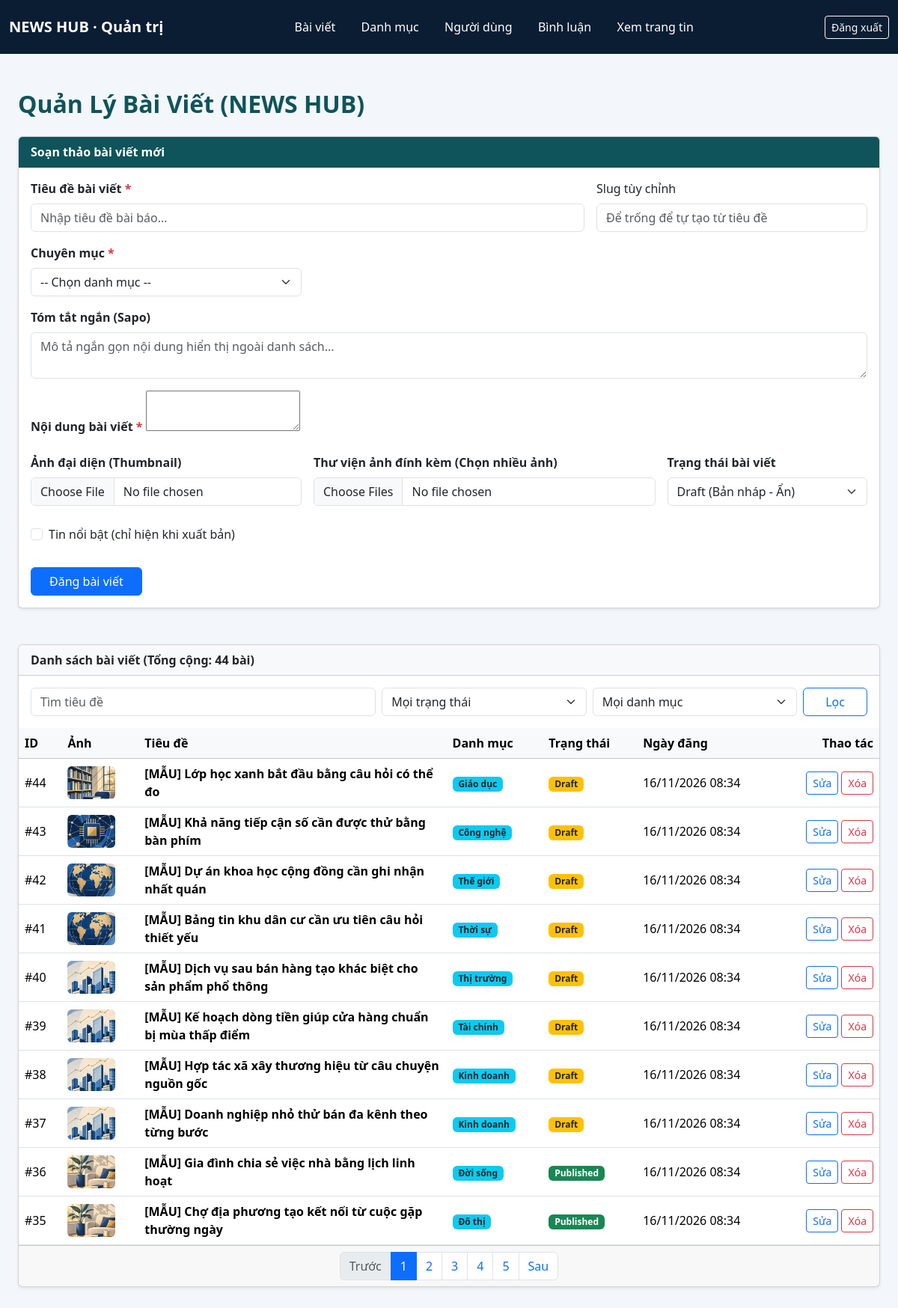
The page /ArticleController/index (signed in) on the database its author committed.
### tables this page shows
CREATE TABLE IF NOT EXISTS `articles` (
    `id` INT UNSIGNED NOT NULL AUTO_INCREMENT,
    `category_id` INT UNSIGNED NOT NULL,
    `user_id` INT UNSIGNED NOT NULL,
    `title` VARCHAR(255) NOT NULL,
    `slug` VARCHAR(255) NOT NULL,
    `summary` TEXT NULL,
    `content` LONGTEXT NOT NULL,
    `thumbnail` VARCHAR(255) NULL,
    `status` ENUM('draft', 'published') NOT NULL DEFAULT 'draft',
    `is_featured` TINYINT(1) NOT NULL DEFAULT 0,
    `published_at` TIMESTAMP NULL DEFAULT NULL,
    `created_at` TIMESTAMP NOT NULL DEFAULT CURRENT_TIMESTAMP,
    `updated_at` TIMESTAMP NULL DEFAULT NULL,
    PRIMARY KEY (`id`),
    UNIQUE KEY `uq_articles_slug` (`slug`),
    KEY `idx_articles_user_id` (`user_id`),
    KEY `idx_articles_status_created_at` (`status`, `created_at`),
    KEY `idx_articles_category_status_created_at` (`category_id`, `status`, `created_at`),
    KEY `idx_articles_featured_published_at` (`status`, `is_featured`, `published_at`),
    CONSTRAINT `fk_articles_category`
        FOREIGN KEY (`category_id`) REFERENCES `categories` (`id`)
        ON DELETE RESTRICT
        ON UPDATE RESTRICT,
    CONSTRAINT `fk_articles_user`
        FOREIGN KEY (`user_id`) REFERENCES `users` (`id`)
        ON DELETE RESTRICT
        ON UPDATE RESTRICT
);

CREATE TABLE IF NOT EXISTS `categories` (
    `id` INT UNSIGNED NOT NULL AUTO_INCREMENT,
    `parent_id` INT UNSIGNED NULL DEFAULT NULL,
    `name` VARCHAR(100) NOT NULL,
    `slug` VARCHAR(255) NOT NULL,
    `description` TEXT NULL,
    `sort_order` SMALLINT UNSIGNED NOT NULL DEFAULT 0,
    `status` ENUM('active', 'inactive') NOT NULL DEFAULT 'active',
    `created_at` TIMESTAMP NOT NULL DEFAULT CURRENT_TIMESTAMP,
    `updated_at` TIMESTAMP NULL DEFAULT NULL,
    PRIMARY KEY (`id`),
    UNIQUE KEY `uq_categories_name` (`name`),
    UNIQUE KEY `uq_categories_slug` (`slug`),
    KEY `idx_categories_parent_id` (`parent_id`),
    KEY `idx_categories_status_sort_order` (`status`, `sort_order`),
    CONSTRAINT `fk_categories_parent`
        FOREIGN KEY (`parent_id`) REFERENCES `categories` (`id`)
        ON DELETE RESTRICT
        ON UPDATE RESTRICT
);

### app/Views/admin/articles.php (the view, shortened to what the rows shown need)
<?php
$baseUrl       = $data['baseUrl'] ?? '';
$articles      = $data['articles'] ?? [];
$page          = $data['page'] ?? 1;
?>
<main class="container-fluid py-4 article-manager">
    <header class="d-flex justify-content-between align-items-center mb-4">
        <h2 class="fw-bold mb-0" style="color: var(--news-primary);">Quản Lý Bài Viết (NEWS HUB)</h2>
    </header>
    <section class="card shadow-sm">
        <div class="table-responsive">
            <table class="table table-hover align-middle mb-0">
                <thead class="table-light">
                    <tr>
                        <th>ID</th>
                        <th>Ảnh</th>
                        <th>Tiêu đề</th>
                        <th>Danh mục</th>
                        <th>Trạng thái</th>
                        <th>Ngày đăng</th>
                        <th class="text-end">Thao tác</th>
                    </tr>
                </thead>
                <tbody>
                    <?php if (empty($articles)): ?>
                        <tr>
                            <td colspan="7" class="text-center py-4 text-muted">Chưa có bài viết nào trong cơ sở dữ liệu.</td>
                        </tr>
                    <?php else: ?>
                        <?php foreach ($articles as $row): ?>
                            <tr>
                                <td>#<?= $row['id'] ?></td>
                                <td>
                                    <?php if (!empty($row['thumbnail'])): ?>
                                        <img src="<?= $baseUrl ?>/public/uploads/articles/<?= rawurlencode(basename($row['thumbnail'])) ?>"
                                             style="width: 64px; height: 44px; object-fit: cover;" class="rounded" alt="Thumb">
                                    <?php else: ?>
                                        <span class="badge bg-secondary">No Image</span>
                                    <?php endif; ?>
                                </td>
                                <td class="fw-semibold" style="max-width: 320px;">
                                    <?= htmlspecialchars($row['title']) ?>
                                </td>
                                <td>
                                    <span class="badge bg-info text-dark">
                                        <?= htmlspecialchars($row['category_name'] ?? 'Chưa phân loại') ?>
                                    </span>
                                </td>
                                <td>
                                    <?php if ($row['status'] === 'published'): ?>
                                        <span class="badge bg-success">Published</span>
                                    <?php else: ?>
                                        <span class="badge bg-warning text-dark">Draft</span>
                                    <?php endif; ?>
                                </td>
                                <td><?= date('d/m/Y H:i', strtotime($row['created_at'])) ?></td>
                                <td class="text-end">
                                    <a href="<?= $baseUrl ?>/ArticleController/edit/<?= $row['id'] ?>/<?= $page ?>"
                                       class="btn btn-sm btn-outline-primary">Sửa</a>
                                    <form method="POST" action="<?= $baseUrl ?>/ArticleController/delete/<?= (int)$row['id'] ?>"
                                          class="d-inline"
                                          onsubmit="return confirm('Bạn có chắc chắn muốn xóa bài viết này?')">
                                        <button type="submit" class="btn btn-sm btn-outline-danger">Xóa</button>
                                    </form>
                                </td>
                            </tr>
                        <?php endforeach; ?>
                    <?php endif; ?>
                </tbody>
            </table>
        </div>
    </section>
</main>
<?php $pageContent = (string)ob_get_clean(); require __DIR__ . '/../layouts/admin.php'; ?>

### rows shown on the page
articles: id "44", thumbnail (picture), title "[MẪU] Lớp học xanh bắt đầu bằng câu hỏi có thể đo", category.name "Giáo dục", status "Draft", created_at "16/11/2026 08:34"
articles: id "43", thumbnail (picture), title "[MẪU] Khả năng tiếp cận số cần được thử bằng bàn phím", category.name "Công nghệ", status "Draft", created_at "16/11/2026 08:34"
articles: id "42", thumbnail (picture), title "[MẪU] Dự án khoa học cộng đồng cần ghi nhận nhất quán", category.name "Thế giới", status "Draft", created_at "16/11/2026 08:34"
articles: id "41", thumbnail (picture), title "[MẪU] Bảng tin khu dân cư cần ưu tiên câu hỏi thiết yếu", category.name "Thời sự", status "Draft", created_at "16/11/2026 08:34"
articles: id "40", thumbnail (picture), title "[MẪU] Dịch vụ sau bán hàng tạo khác biệt cho sản phẩm phổ thông", category.name "Thị trường", status "Draft", created_at "16/11/2026 08:34"
articles: id "39", thumbnail (picture), title "[MẪU] Kế hoạch dòng tiền giúp cửa hàng chuẩn bị mùa thấp điểm", category.name "Tài chính", status "Draft", created_at "16/11/2026 08:34"
articles: id "38", thumbnail (picture), title "[MẪU] Hợp tác xã xây thương hiệu từ câu chuyện nguồn gốc", category.name "Kinh doanh", status "Draft", created_at "16/11/2026 08:34"
articles: id "37", thumbnail (picture), title "[MẪU] Doanh nghiệp nhỏ thử bán đa kênh theo từng bước", category.name "Kinh doanh", status "Draft", created_at "16/11/2026 08:34"
articles: id "36", thumbnail (picture), title "[MẪU] Gia đình chia sẻ việc nhà bằng lịch linh hoạt", category.name "Đời sống", status "Published", created_at "16/11/2026 08:34"
articles: id "35", thumbnail (picture), title "[MẪU] Chợ địa phương tạo kết nối từ cuộc gặp thường ngày", category.name "Đô thị", status "Published", created_at "16/11/2026 08:34"

### other values the page prints
$totalArticles "44"
